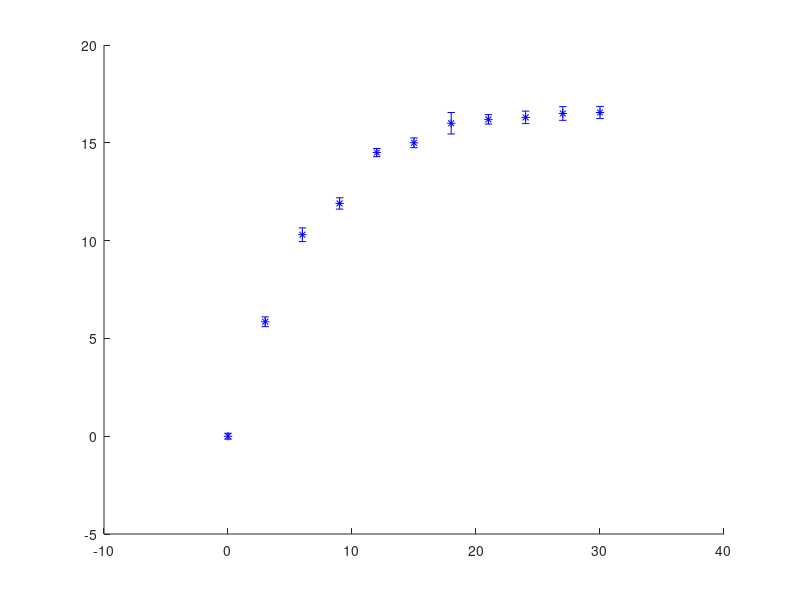

Recreate this plot in MATLAB. (Note: this script raises an error after producing the figure.)
%% Problem 1.
% Analysis of the time-constant of an RC circuit.  Parts a, b, and c are
% described below.
t=[0, 3, 6, 9, 12, 15, 18, 21, 24, 27, 30];
V=[0, 5.85, 10.3, 11.9, 14.5, 15, 16, 16.2, 16.3, 16.5, 16.55];
sigV=[0.15, 0.25, 0.35, 0.29, 0.21, 0.25, 0.55, 0.24, 0.32, 0.35, 0.31];
%Our recorded data for the circuit
%%
% 1a. Plotting our data with error bars.
errorbar(t,V,sigV,'b*','LineStyle','none','MarkerSize',3);
title('Capacitor Potential vs. Time with Error bars','FontSize',14)
ylabel('Capacitor Potential (V)','FontSize',14)
xlabel('Time (s)','FontSize',14)
xlim([0 32]);
%%
% 1b. Our X^2/DOF value of 1.192 suggests a good fit!
N=length(t); nu=2; dof=N-nu;
w=1./(sigV.^2);
[tdata,Vdata,weights]=prepareCurveData(t,V,w);
ft=fittype('A*(1-exp(B*t))','independent','t');
opts=fitoptions('Method','NonlinearLeastSquares');
opts.Weights = weights;
opts.StartPoint=[5 0];
[fitresult,~]=fit(tdata,Vdata,ft,opts);
A=fitresult.A;
B=fitresult.B;
chisqr_dof=(1/dof)*sum(weights.*(Vdata - A*(1-exp(B*tdata))).^2);
%%
% 1c. Plotting our data along with the calculated fitline.
plot(fitresult,'k',tdata,Vdata);
hold on
legend({'Voltage data','Nonlinear Fit'},'FontSize',12','Location','SouthEast');
h=errorbar(t,V,sigV,'b ','LineStyle','none');
set(h,'MarkerSize',0.5);
title('Capacitor Potential vs. Time with Error bars','FontSize',14)
ylabel('Capacitor Potential (V)','FontSize',14)
xlabel('Time (s)','FontSize',14)
xlim([0 32]);
sig_A=0.0385;
sig_B=0.01285;
str1=strcat('\chi^2 / DOF = ',num2str(chisqr_dof));
str2=strcat('V_\circ = ',num2str(A),' +/- ',num2str(sig_A),' V');
str3=strcat('\tau = ', num2str(-1/B),' +/- ',num2str(-1/B-(-1/(B-sig_B))),' s');
text(14,10,str1);
text(14,8.8,str2);
text(14,8.2,str3);
hold off
%% Problem 2.
% Description of radioactive decay of silver.  Parts a, b, and c are
% outlined in the comments.
%%
% 2a. Importing data with importdata function. Plotting data with errorbar.
headerLinesIn=1;
delimiterIn=' ';
fn='SilverDecay.dat';
SilverDecay=importdata(fn,delimiterIn,headerLinesIn);
t=SilverDecay.data(:,1);
counts=SilverDecay.data(:,2);
error_counts=SilverDecay.data(:,3);
errorbar(t,counts,error_counts,'b*','LineStyle','none','MarkerSize',3)
xlabel('Time (s)','FontSize',14);
xlim([-1 451]);
ylabel('Counts of Silver','FontSize',14);
title('Counts of Silver vs. Time','FontSize',14);
%%
% 2b. Determining all of our fit-line and statistical analysis
N=length(t); nu=2; dof=N-nu;
w=(1./(error_counts.^2));
[tdata,countsdata,weights]=prepareCurveData(t,counts,w);
ft=fittype('A*exp(B*t)','independent','t');
opts=fitoptions('Method','NonlinearLeastSquares');
opts.Weights = weights;
opts.StartPoint=[60 0];
[fitresult,~]=fit(tdata,countsdata,ft,opts);
A=fitresult.A;
B=fitresult.B;
chisqr_dof=(1/dof)*sum(weights.*(countsdata - A*exp(B*tdata)).^2);
sig_A=3.08;
sig_B=0.000260;
%Our value of Chi-Square / DOF is close to 1 and indicates a good fit.
%%
% 2c. Plotting the fit line and statistical data.
plot(fitresult,'k',tdata,countsdata)
hold on
errorbar(t,counts,error_counts,'c ','LineStyle','none')
xlabel('Time (s)','FontSize',14);
ylabel('Counts of Silver','FontSize',14);
xlim([-1 451]);
title('Counts of Silver vs. Time','FontSize',14);
legend({'Counts data','Nonlinear Fit'},'FontSize',12','Location','NorthEast');
str1=strcat('\chi^2 / DOF = ',num2str(chisqr_dof));
str2=strcat('I_\circ = ',num2str(A),' +/- ',num2str(sig_A),' counts');
str3=strcat('\tau = ', num2str(-1/B),' +/- ',num2str(-1/B-(-1/(B-sig_B))),' s');
text(200,65,str1)
text(200,60,str2)
text(200,57,str3)
hold off
%% Problem 3.
% Reading in multiple data sets of positron beam sizes from the Stanford
% Linear Collider Damping Ring.
%%
% 3a. Using MATLAB's importdata function to read in the 8 .dat files
numfiles=8;
delimiterIn=' ';
headerLinesIn=3;

for k = 1:numfiles
  myfilename = sprintf('Data%d.dat', k);
  SLC{k} = importdata(myfilename,delimiterIn,headerLinesIn);
end

for k = 1:length(SLC)
    pixelData{k} = SLC{1,k}.data(:,:);
end

x=pixelData{k}(:,1);
%we can set the x-axis because it is constant for this dataset

%%
% 3b. This code goes through all the beam data.
% It calculates X^2/DOF.  The values are all around 1.
for k = 1:length(pixelData)
    for j = 2:11
    y=pixelData{k}(:,j);
    sig_pixel=sqrt(y);
    N=length(x); nu=4; dof=N-nu;
    w=1./sig_pixel.^2;
    [xdata,ydata,weights]=prepareCurveData(x,y,w);
    ft=fittype('A + B*exp((-1/2)*((x-C)/D).^2)');
    opts=fitoptions('Method','NonlinearLeastSquares');
    opts.StartPoint=[100 45 100 90];
    if k == 5
        opts.StartPoint=[-500 80 80 80];
    end
    if k == 6
        opts.StartPoint=[-2000 100 80 70];
    end
    if k == 8
        opts.StartPoint=[-1000 45 100 150];
    end
    %used trial and error to determine start points.
    [fitresult,~]=fit(xdata,ydata,ft,opts);
    A=fitresult.A;
    B=fitresult.B;
    C=fitresult.C;
    D=fitresult.D;
    VBS_array(k,j-1)=abs(D);
    chisqr_dof=(1/(dof))*sum(weights.*(ydata - (A + B*exp(-1/2*((xdata-C)/D).^2))).^2);
    I=0.25*k;
    Profile=j-1;
    title_string=strcat('SLC Beam Data, I= ', num2str(I),'mA, Profile #',num2str(Profile));
    errorbar(xdata,ydata,sig_pixel)
    hold on
    plot(fitresult,'y',xdata,ydata)
    legend({'Error Bars','Data Points','Fitted Curve'},'Location','NorthEast')
    title(title_string,'FontSize',14)
    xlabel('Pixel # (microns)','FontSize',14)
    ylabel('Pixel Intensity (P)','FontSize',14)
    xlim([0 512]);
    ylim=get(gca,'ylim');
    str1=strcat('\chi^2/DOF= ', num2str(chisqr_dof));
    text(10,ylim(2)-420,str1)
    hold off
    end
end

% 3c. Plots for 0.25 mA and 1.75 mA.
for k = 1
    for j = 4
    y=pixelData{k}(:,j);
    sig_pixel=sqrt(y);
    N=length(x); nu=4; dof=N-nu;
    w=1./sig_pixel.^2;
    [xdata,ydata,weights]=prepareCurveData(x,y,w);
    ft=fittype('A + B*exp((-1/2)*((x-C)/D).^2)');
    opts=fitoptions('Method','NonlinearLeastSquares');
    opts.StartPoint=[100 45 100 90]; 
    
    if k == 5
        opts.StartPoint=[-500 80 80 80];
    end
    
    if k == 6
        opts.StartPoint=[-2000 100 80 70];
    end
    
    if k == 8
        opts.StartPoint=[-1000 45 100 150];
    end
    
    %used trial and error to determine start points.
    
    [fitresult,~]=fit(xdata,ydata,ft,opts);
    A=fitresult.A;
    B=fitresult.B;
    C=fitresult.C;
    D=fitresult.D;
    VBS_array(k,j-1)=abs(D);
    chisqr_dof=(1/(dof))*sum(weights.*(ydata - (A + B*exp(-1/2*((xdata-C)/D).^2))).^2);
    I=0.25*k;
    Profile=j-1;
    title_string=strcat('SLC Beam Data, I= ', num2str(I),...
    'mA, Profile #',num2str(Profile));
    errorbar(xdata,ydata,sig_pixel)
    hold on
    plot(fitresult,'y',xdata,ydata)
    legend({'Error Bars','Data Points','Fitted Curve'},'Location','NorthEast')
    title(title_string,'FontSize',14)
    xlabel('Pixel # (microns)','FontSize',14)
    ylabel('Pixel Intensity (P)','FontSize',14)
    xlim([0 512]);
    ylim=get(gca,'ylim');
    str1=strcat('\chi^2/DOF= ', num2str(chisqr_dof));
    text(10,ylim(2)-420,str1)
    hold off
    end
end
%%
for k = 7
    for j = 7
    y=pixelData{k}(:,j);
    sig_pixel=sqrt(y);
    N=length(x); nu=4; dof=N-nu;
    w=1./sig_pixel.^2;
    [xdata,ydata,weights]=prepareCurveData(x,y,w);
    ft=fittype('A + B*exp((-1/2)*((x-C)/D).^2)');
    opts=fitoptions('Method','NonlinearLeastSquares');
    opts.StartPoint=[100 45 100 90]; 
    
    if k == 5
        opts.StartPoint=[-500 80 80 80];
    end
    
    if k == 6
        opts.StartPoint=[-2000 100 80 70];
    end
    
    if k == 8
        opts.StartPoint=[-1000 45 100 150];
    end
    
    %used trial and error to determine start points.
    
    [fitresult,~]=fit(xdata,ydata,ft,opts);
    A=fitresult.A;
    B=fitresult.B;
    C=fitresult.C;
    D=fitresult.D;
    VBS_array(k,j-1)=abs(D);
    chisqr_dof=(1/(dof))*sum(weights.*(ydata - (A + B*exp(-1/2*((xdata-C)/D).^2))).^2);
    I=0.25*k;
    Profile=j-1;
    title_string=strcat('SLC Beam Data, I= ', num2str(I),'mA, Profile #',num2str(Profile));
    errorbar(xdata,ydata,sig_pixel)
    hold on
    plot(fitresult,'y',xdata,ydata)
    legend({'Error Bars','Data Points','Fitted Curve'},'Location','NorthEast')
    title(title_string,'FontSize',14)
    xlabel('Pixel # (microns)','FontSize',14)
    ylabel('Pixel Intensity (P)','FontSize',14)
    xlim([0 512]);
    ylim=get(gca,'ylim');
    str1=strcat('\chi^2/DOF= ', num2str(chisqr_dof));
    text(10,ylim(2)-420,str1)
    hold off
    end
end
%%
% 3c. Table of mean VBS and uncertainty.
for i=1:8
    VBS_mean(i)=sum(VBS_array(i,:))/10;
end
VBS_uncertainty=sqrt(VBS_mean)./sqrt(10);
I_array=[0.25 0.5 0.75 1 1.25 1.5 1.75 2];

I=transpose(I_array);
mean_VBS=transpose(VBS_mean);
error_VBS=transpose(VBS_uncertainty);
T=table(I,mean_VBS,error_VBS);
disp(T)
%%
% 3d. Plotting mean VBS w/ uncertainty.
errorbar(I_array,VBS_mean,VBS_uncertainty,'b*','MarkerSize',3);
title('Mean VBS with Error Bars','FontSize',14);
ylabel('Vertical Beam Size (microns)','FontSize',14);
xlabel('Current, I (mA)','FontSize',14);
xlim([0.2 2.05]);
hold on
%%
% 3e. Fitting the plot with a 2nd-order polynomial.
% The value of X^2/DOF suggests a bad fit!?  Maybe a cubic function is
% needed... we'd have to do more research.
N=length(VBS_mean); nu=3; dof=N-nu;
w=1./(VBS_uncertainty).^2;
[Idata,VBSdata,weights]=prepareCurveData(I_array,VBS_mean,w);
ft=fittype('A+B*I+C*I^2','independent','I');
opts=fitoptions('Method','NonlinearLeastSquares');
opts.Weights = weights;
opts.StartPoint=[7 7 7];
[fitresult,gof]=fit(Idata,VBSdata,ft,opts);
A=fitresult.A;
B=fitresult.B;
C=fitresult.C;
chisqr_dof=(1/dof)*sum(weights.*(VBSdata - (A + B.*Idata + C.*Idata.^2)).^2);
plot(fitresult,'k')
str1=strcat('\chi^2/DOF =',num2str(chisqr_dof));
sig_A=13.5;
sig_B=31.9;
sig_C=15.2;
str2=strcat('y= ',num2str(A),'+/-',num2str(sig_A),'+',num2str(B),'+/-',...
num2str(sig_B),'*I+', num2str(C),'+/-',num2str(sig_C),'*I^2 microns');
text(.22,85,str2)
text(.22,75,str1)
legend({'VBS Data','Fitted Curve'},'Location','NorthWest')
title('Fitting VBS to 2nd-order Polynomial','FontSize',14)
xlabel('Current, I (mA)','FontSize',14)
ylabel('Mean Vertical Beam Size (microns)','FontSize',14)
clear plots;
clear variables;
%% Problem 4.
% Estimating the value of pi by a Monte Carlo method.
%%
% 4a.
% Here's how you show the relation between pi, the area of the circle, and
% the area of a square it is inscribed in, defining g as a ratio between the
% area of a circle and the area of a square:
%
% $$g= \frac{A_{circle}}{A_{square}}$$
%
% $$\frac{\pi r^2}{4 r^2}=\frac{\pi } {4}$$
%
% $$\pi = 4g$$
%
% We can use this relation to estimate pi with our virtual dartboard.
% The ratio between marks landing inside the circle vs. the total
% number of marks (those inside the square) will approximate the ratio
% of the two areas, multiplying by 4 will give us an estimate of the value
% of pi.
%%
% 4b. The plot ends up looking random, seems right!
hold off;
clear all;
n=100;
for i=1:n
    x(i)= -1 + 2*rand();
    y(i)= -1 + 2*rand();
end
plot(x,y,' d','MarkerSize',3)
title('Plot of random x/y vectors','FontSize',14)
%%
% 4c. Determining what marks lay inside the circle.
Xc=[];
Yc=[];
n=100;
for i=1:n
    x(i)= -1 + 2*rand();
    y(i)= -1 + 2*rand();
    if (x(i)^2 + y(i)^2) > 1
        Xc = [Xc, x(i)];
        Yc = [Yc, y(i)];
    end
end
plot(sin(0:0.1:2*pi+0.1),cos(0:0.1:2*pi+0.1))
title('Virtual Dartboard','FontSize',14)
hold on
plot(x,y,' d','MarkerSize',3)
hold on
plot(Xc,Yc,' *','MarkerSize',6)
hold off
%% 
% 4d. Estimating pi using the relation from 4a.
num_inside=n - length(Xc);
estimate_ratio=num_inside/n;
estimate_pi=4*estimate_ratio
%% 
pi_estimates=[];
n=10;
n_iter=[];
while n <= 1000
Xc=[];
Yc=[];
for i=1:n
    x(i)= -1 + 2*rand();
    y(i)= -1 + 2*rand();
    if (x(i)^2 + y(i)^2) > 1
        Xc = [Xc, x(i)];
        Yc = [Yc, y(i)];
    end
end
num_inside=n - length(Xc);
estimate_ratio=num_inside/n;
estimate_pi=4*estimate_ratio;
pi_estimates = [pi_estimates, estimate_pi];
n_iter=[n_iter, n];
n = n + 10;
end
semilogx(n_iter,pi_estimates,'b*','LineStyle','none')
title('Estimates of \pi from n=10 to 10^3, step-size: 10','FontSize',14);
xlabel('n (Number of Trials)','FontSize',14)
ylabel('Result of \pi estimate','FontSize',14)
hold on
line([10 1000],[pi pi],'LineWidth',1)
hold off
%% Problem 5.
% Statistical analysis of dice-rolls and dealing with the random number
% functions built in to MATLAB.
%%
% 5a. Rolling a single die 10^1 - 10^6 times.
for i=1:10
    n_1(i)=ceil(6*rand());
end

for i=1:100
    n_2(i)=ceil(6*rand());
end

for i=1:1000
    n_3(i)=ceil(6*rand());
end

for i=1:10000
    n_4(i)=ceil(6*rand());
end

for i=1:100000
    n_5(i)=ceil(6*rand());
end

for i=1:1000000
    n_6(i)=ceil(6*rand());
end

bardata=zeros(1,6);
for j=1:length(n_4)
    if n_4(j)==1
        bardata(1) = bardata(1) + 1;
    elseif n_4(j)==2
        bardata(2) = bardata(2) + 1;
    elseif n_4(j)==3
        bardata(3) = bardata(3) + 1;
    elseif n_4(j)==4
        bardata(4) = bardata(4) + 1;
    elseif n_4(j)==5
        bardata(5) = bardata(5) + 1;
    else
        bardata(6) = bardata(6) + 1;
    end
end

bar(bardata)
title('10k trials, one six-sided die','FontSize',14)
ylabel('Number of rolls','FontSize',14)
xlabel('Result of roll','FontSize',14)
%%
% 5a. Our table of means and standard deviations.
rolls=[10;10^2;10^3;10^4;10^5;10^6];
mean=[mean(n_1);mean(n_2);mean(n_3);mean(n_4);mean(n_5);mean(n_6)];
sigma=[std(n_1);std(n_2);std(n_3);std(n_4);std(n_5);std(n_6)];
T=table(rolls,mean,sigma);
disp(T)
%%
% 5b. Rolling two dice 10^1 - 10^6 times.
clear variables;
for i=1:10
    n_1(i)=ceil(6*rand())+ceil(6*rand());
end

for i=1:100
    n_2(i)=ceil(6*rand())+ceil(6*rand());
end

for i=1:1000
    n_3(i)=ceil(6*rand())+ceil(6*rand());
end

for i=1:10000
    n_4(i)=ceil(6*rand())+ceil(6*rand());
end

for i=1:100000
    n_5(i)=ceil(6*rand())+ceil(6*rand());
end

for i=1:1000000
    n_6(i)=ceil(6*rand())+ceil(6*rand());
end

bardata2=zeros(1,12);
for j=1:length(n_4)
    if n_4(j)==2
        bardata2(2) = bardata2(2) + 1;
    elseif n_4(j)==3
        bardata2(3) = bardata2(3) + 1;
    elseif n_4(j)==4
        bardata2(4) = bardata2(4) + 1;
    elseif n_4(j)==5
        bardata2(5) = bardata2(5) + 1;
    elseif n_4(j)==6
        bardata2(6) = bardata2(6) + 1;
    elseif n_4(j)==7
        bardata2(7) = bardata2(7) + 1;
    elseif n_4(j)==8
        bardata2(8) = bardata2(8) + 1;
    elseif n_4(j)==9
        bardata2(9) = bardata2(9) + 1;
    elseif n_4(j)==10
        bardata2(10) = bardata2(10) + 1;
    elseif n_4(j)==11
        bardata2(11) = bardata2(11) + 1;
    else
        bardata2(12) = bardata2(12) + 1;
    end
end

bar(bardata2);
xlim([1.5 12.5])
title('10k trials, rolling two six-sided die','FontSize',14)
ylabel('Number of rolls','FontSize',14)
xlabel('Result of roll','FontSize',14)

% 5b. This if-statement handles the logic of taking a bet.
% A 6,7, or 8 doubles up, but you get nothing otherwise.
% That's why it doesn't make sense to take the bet.
if (bardata2(6) + bardata2(7) + bardata2(8))/10000 > .5
    disp('Take that bet!')
else
    disp('No thank you, I like my money.')
end